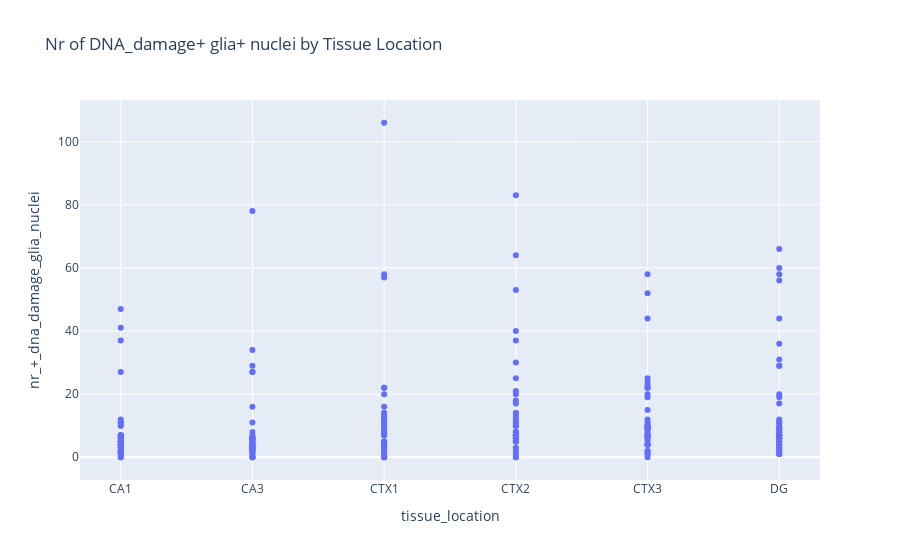

The notebook cell this image was saved under:
### Code cell
# Create the plot
fig = px.scatter(df, x='tissue_location', y='nr_+_dna_damage_glia_nuclei',
                 hover_data=['staining_id','index'], title='Nr of DNA_damage+ glia+ nuclei by Tissue Location')

# Show the plot
fig.show()

### Figure 1 — Plotly figure (JSON) as saved in the notebook; plotly's stock layout.template omitted (floating-point values rounded to 4 significant figures; data arrays with more than 128 entries replaced by an {"elided": "..."} marker saying what was removed)
{"data": [{"customdata": {"elided": "252x2 int values"}, "hovertemplate": "tissue_location=%{x}<br>nr_+_dna_damage_glia_nuclei=%{y}<br>staining_id=%{customdata[0]}<br>index=%{customdata[1]}<extra></extra>", "legendgroup": "", "marker": {"color": "#636efa", "symbol": "circle"}, "mode": "markers", "name": "", "orientation": "v", "showlegend": false, "type": "scatter", "x": {"elided": "252 str values"}, "xaxis": "x", "y": {"elided": "252 int values"}, "yaxis": "y"}], "layout": {"legend": {"tracegroupgap": 0}, "title": {"text": "Nr of DNA_damage+ glia+ nuclei by Tissue Location"}, "xaxis": {"anchor": "y", "domain": [0, 1], "title": {"text": "tissue_location"}}, "yaxis": {"anchor": "x", "domain": [0, 1], "title": {"text": "nr_+_dna_damage_glia_nuclei"}}}}
